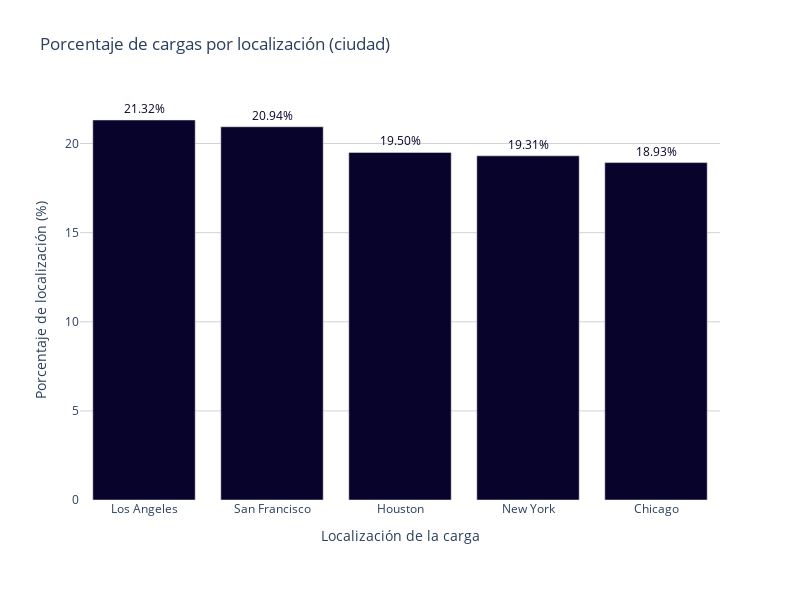

Here is the notebook cell this chart was saved with:
### Code cell
# Calcular datos
location_counts = ds_evs_clean['Charging Station Location'].value_counts()
total_locations = location_counts.sum()
location_percentages = (location_counts / total_locations * 100).round(2)

# Crear barra con color personalizado
trace = go.Bar(
    x=location_counts.index,
    y=location_percentages.values,
    text=[f'{pct:.2f}%' for pct in location_percentages],  # corregido aquí
    textposition='outside',
    insidetextanchor='middle',
    textfont=dict(color='#07032b'),
    hovertemplate=[
        f'{location}<br>{pct:.2f}% ({count} cargas)' 
        for location, pct, count in zip(location_counts.index, location_percentages, location_counts)
    ],
    marker=dict(color='#07032b')
)

# Layout con tamaño ajustado
layout = go.Layout(
    title='Porcentaje de cargas por localización (ciudad)',
    xaxis=dict(title='Localización de la carga'),
    yaxis=dict(title='Porcentaje de localización (%)', 
               showgrid=True,
               gridcolor='lightgray',
               gridwidth=1),
    margin=dict(b=100),
    width=800,
    height=600,
    plot_bgcolor="#ffffff",
    paper_bgcolor='#ffffff'
)

fig = go.Figure(data=[trace], layout=layout)

print("❌ Gráfico que muestra el porcentaje (%) total de cargas que se realiza en cada una de las ciudades registradas por las estaciones de carga")

iplot(fig);

### Figure 1 — Plotly figure (JSON) as saved in the notebook; plotly's stock layout.template omitted (floating-point values rounded to 4 significant figures)
{"data": [{"hovertemplate": ["Los Angeles<br>21.32% (223 cargas)", "San Francisco<br>20.94% (219 cargas)", "Houston<br>19.50% (204 cargas)", "New York<br>19.31% (202 cargas)", "Chicago<br>18.93% (198 cargas)"], "insidetextanchor": "middle", "marker": {"color": "#07032b"}, "text": ["21.32%", "20.94%", "19.50%", "19.31%", "18.93%"], "textfont": {"color": "#07032b"}, "textposition": "outside", "type": "bar", "x": ["Los Angeles", "San Francisco", "Houston", "New York", "Chicago"], "y": [21.32, 20.94, 19.5, 19.31, 18.93]}], "layout": {"height": 600, "margin": {"b": 100}, "paper_bgcolor": "#ffffff", "plot_bgcolor": "#ffffff", "title": {"text": "Porcentaje de cargas por localización (ciudad)"}, "width": 800, "xaxis": {"title": {"text": "Localización de la carga"}}, "yaxis": {"gridcolor": "lightgray", "gridwidth": 1, "showgrid": true, "title": {"text": "Porcentaje de localización (%)"}}}}
